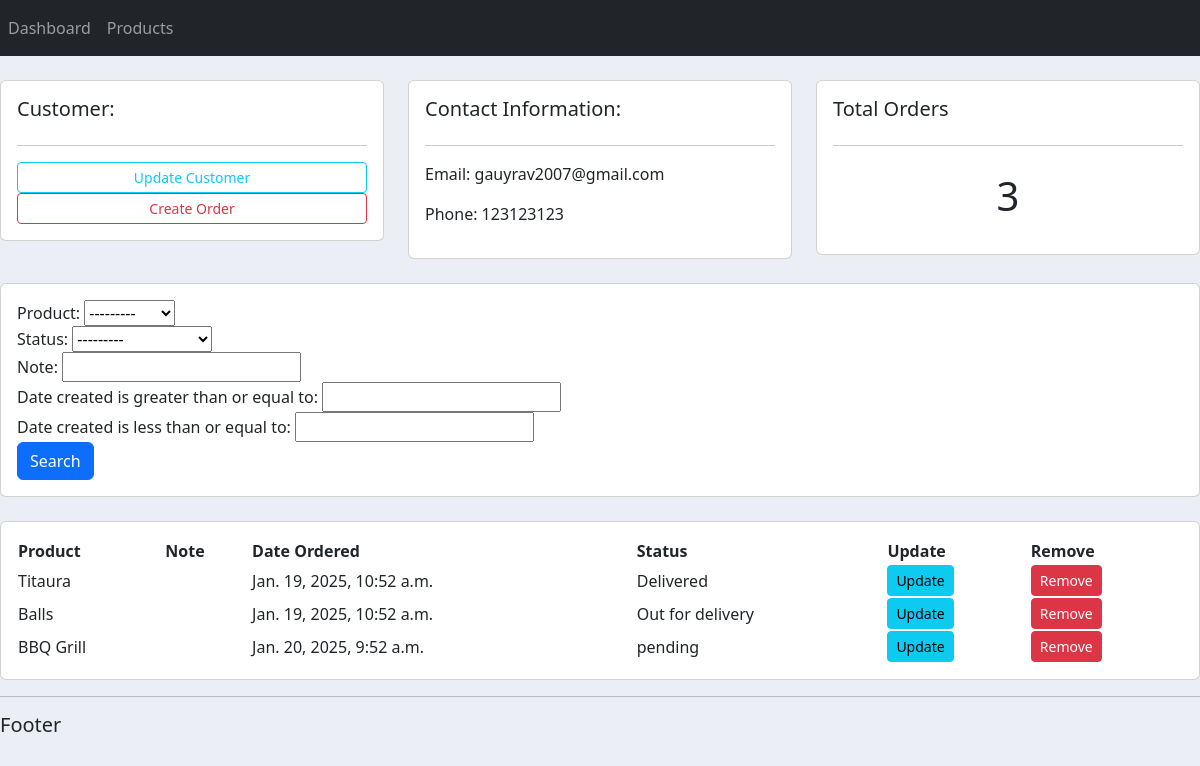
/customer/1, run on an earlier commit of the app's database.
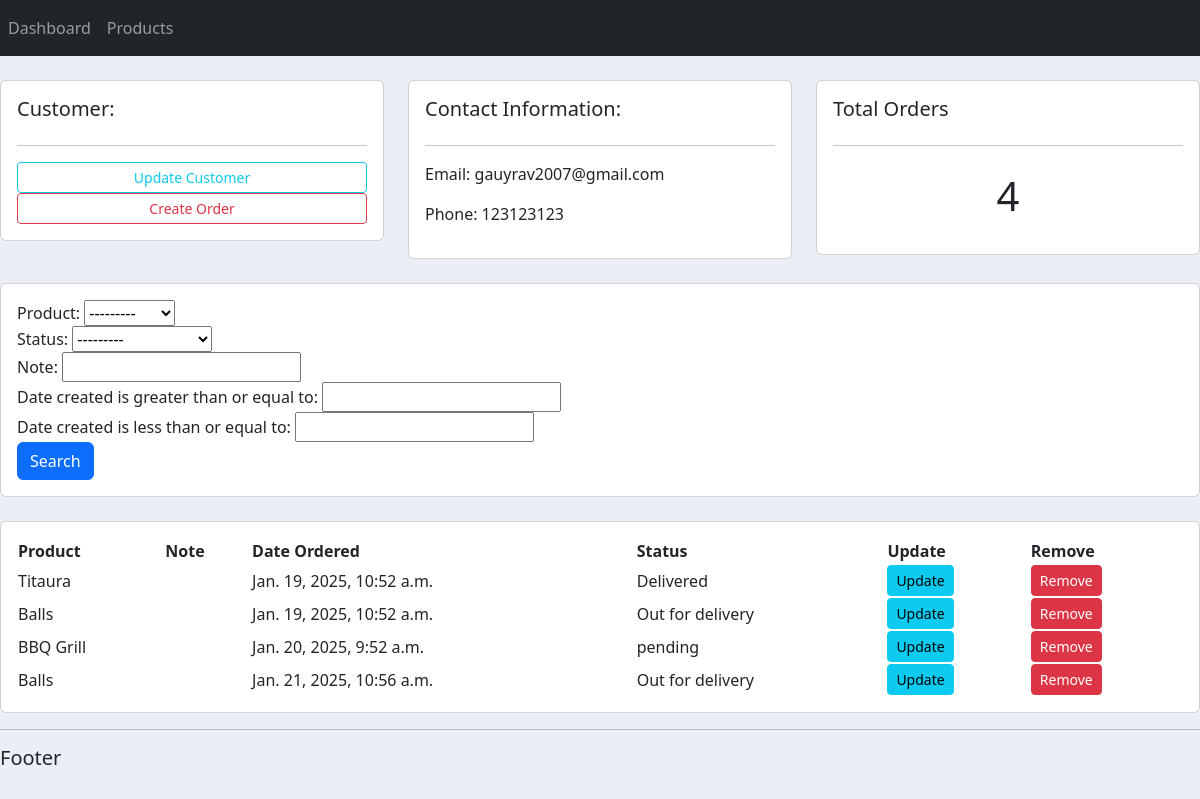
And on a later commit of the database.
### accounts/models.py (models this page shows, shortened)
class Order(models.Model):
    STATUS = (
        ('pending','pending'),
        ('Out for delivery','Out for delivery'),
        ('Delivered','Delivered')
    )
    customer = models.ForeignKey(Customer,null=True,on_delete=models.SET_NULL)
    product = models.ForeignKey(Product,null=True,on_delete=models.SET_NULL)
    date_created = models.DateTimeField(auto_now_add=True)
    status = models.CharField(max_length=200,null=True,choices=STATUS)
    note = models.CharField(max_length=200,null=True,default=None)

class Product(models.Model):
    CATEGORY = (
        ('Indoor','Indoor'),
        ('Out Door','Out Door')
    )
    name = models.CharField(max_length=200,null=True)
    price = models.FloatField(null=True)
    category = models.CharField(max_length=200,null=True,choices=CATEGORY)
    description = models.CharField(max_length=200,null=True)
    date_created = models.DateTimeField(auto_now_add=True,null=True)
    tags = models.ManyToManyField(Tag)
    def __str__(self):
        return self.name

### accounts/views.py (the view)
# urls.py: path('customer/<str:pk_test>',views.customer,name='customer'),
def customer(request,pk_test):
    customer = Customer.objects.get(id=pk_test)
    orders = customer.order_set.all()
    myfilter = OrderFilter(request.GET,queryset=orders)
    orders = myfilter.qs
    order_count = orders.count()
    context = {'customer':customer,'orders':orders,'order_count':order_count,'myfilter':myfilter}
    return render(request,'accounts/customer.html',context)

### accounts/templates/accounts/customer.html
{% extends 'accounts/main.html' %}
{% block content %}
<br>
<div class="row">
    <div class="col-md">
        <div class="card card-body">
            <h5>Customer:</h5>
            <hr>
            <a class="btn btn-outline-info btn-sm btn-block" href="">Update Customer</a>
            <a class="btn btn-outline-danger btn-sm btn-block" href="{% url 'create_order' customer.id %}">Create Order</a>
        </div>
    </div>
    <div class="col-md">
        <div class="card card-body">
            <h5>Contact Information:</h5>
            <hr>
            <p>Email: {{customer.email}}</p>
            <p>Phone: {{customer.phone}}</p>
        </div>
    </div>
    <div class="col-md">
        <div class="card card-body">
            <h5>Total Orders</h5>
            <hr>
            <h1 style="text-align:center;padding:10px">{{order_count}}</h1>
        </div>
    </div>
</div>
<br>
<div class="row">
    <div class="col">
        <div class="card card-body">
            <form method = "get">
                    {{myfilter.form}}
                <button class="btn btn-primary" type="submit">
                Search</button>
            </form>
        </div>
    </div>
</div>
<br>
<div class="row">
    <div class="col-md">
        <div class = "card card-body">
            <table>
                <tr>
                    <th>Product</th>
                    <th>Note</th>
                    <th>Date Ordered</th>
                    <th>Status</th>
                    <th>Update</th>
                    <th>Remove</th>
                </tr>
                {% for order in orders %}
                    <tr>
                        <td>{{order.product}}</td>
                        <td>{{order.product.note}}</td>
                        <td>{{order.date_created}}</td>
                        <td>{{order.status}}</td>
                        <td><a class="btn btn-sm btn-info" href="{% url 'update_order' order.id%}">Update</a></td>
                        <td><a class="btn btn-sm btn-danger" href="{% url 'delete_order' order.id%}">Remove</a></td>
                    </tr>
                {% endfor %}
        </table>
        </div>
    </div>
</div>
{% endblock content %}

What changed in the data, as far as the page shows it:
added Order: product "Balls", date_created "Jan. 21, 2025, 10:56 a.m.", status "Out for delivery"
Also different on the page:
{{ order_count }}: "3" → "4"
